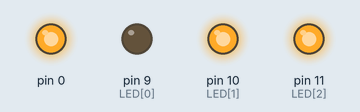
Simulated run of this sketch. Board: Arduino Uno, built with avr-gcc and run on an emulated ATmega328P. Parts: output pins drawn as LEDs (lit = HIGH).

Above: at 0.5 s.
At 2.5 s:
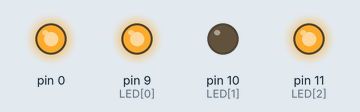
At 4.5 s:
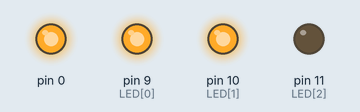
At 5.5 s:
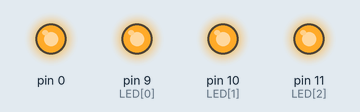
Timing chart, 0 to 7.8 s (numbered marks = the images above):
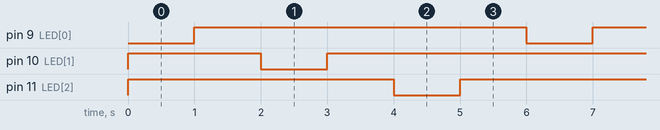

The sketch:

rgb.ino
```cpp
const int SIZE = 3;
int LED[ SIZE ] = { 9, 10, 11 };
int select = 0;

void setup() {
  for( int i=0; i<= SIZE; i++ ){
    pinMode( LED[i], OUTPUT );
    digitalWrite( LED[i], HIGH );
  }
}

void loop() {
  digitalWrite( LED[ select ], LOW );
  delay( 1000 );
  digitalWrite( LED[ select ], HIGH );
  delay( 1000 );
  select = ( select + 1 ) % SIZE;
}
```

Measured:
- by itself, pin 9 (LED[0]), pin 10 (LED[1]), pin 11 (LED[2]): alternates HIGH for 5.0 s and LOW for 1.0 s
- by itself, everything shown: repeats every 6.0 s, in 6 steps
